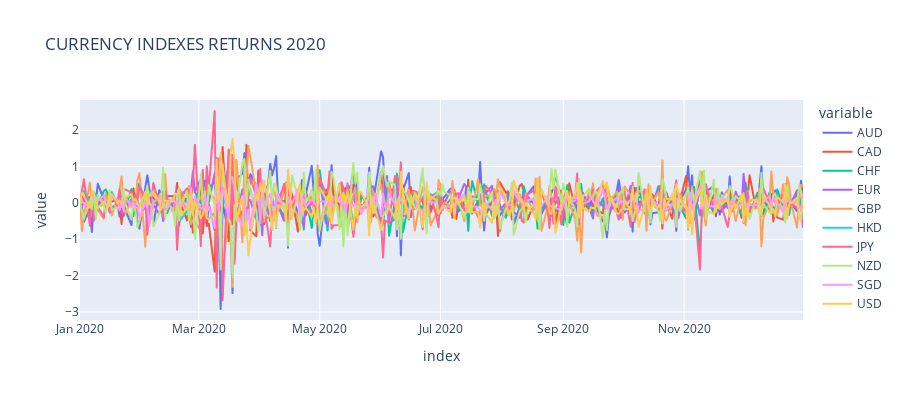
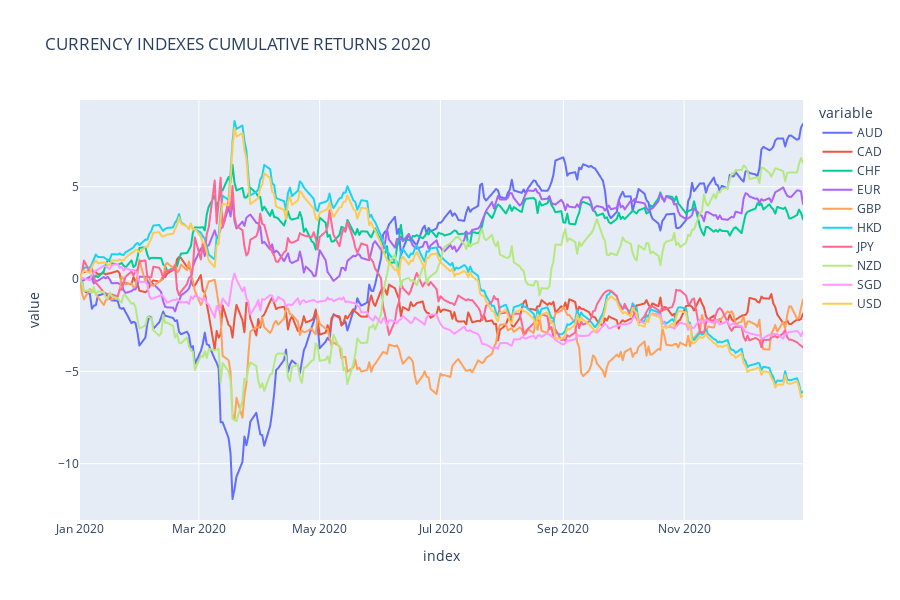
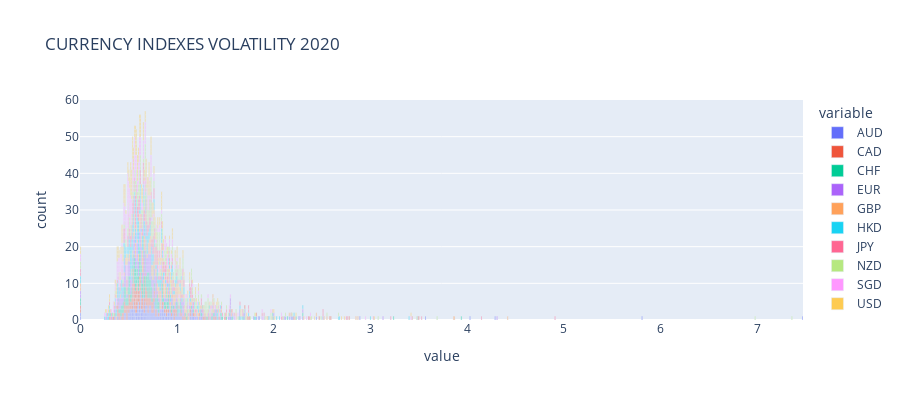
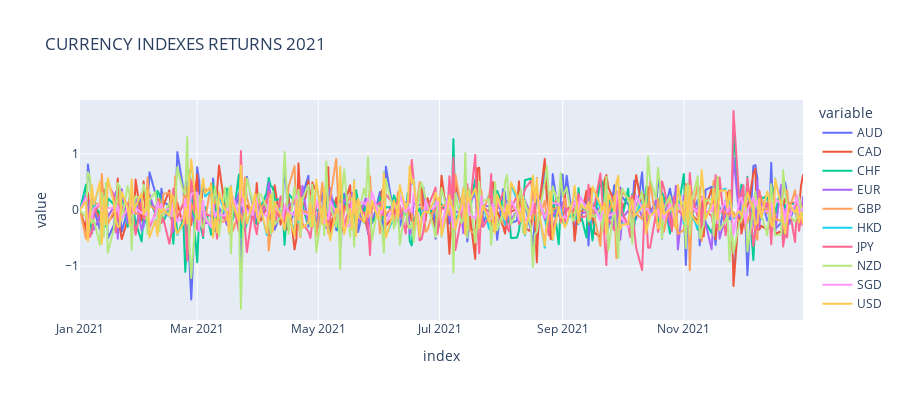

These figures' notebook cell, in order:
### Markdown cell above
1. PREPARING THE DATABASE WITH CURRENCY INDEXES

In order to don't charge to much our pc's RAM we'll create a local database (db) of all the symbols to be analyzed and traded. Each instrument will have it's own csv file and its timeframe folder. It will help later to backtest our model as well.

### Code cell
# 1. PREPARING THE DATABASE WITH CURRENCY INDEXES

# import libraries for the module
from oandapyV20 import API
import oandapyV20.endpoints.instruments as instruments
from datetime import timedelta, date, datetime
from pathlib import Path
from numpy import isnan
import pandas as pd
pd.options.plotting.backend = "plotly"

# Year to start
YEAR = 2020

# Oanda Authentificatiom
token = "37d11dc6e01ec900277bcf70ed296912-60827d532c22d5b1b0d3583a0e9309ef" # YOUR OANDA TOKEN
client = API(access_token=token)

# Instruments universe
symbols = ['AUD_CAD', 'AUD_CHF', 'AUD_HKD', 'AUD_JPY', 'AUD_NZD', 'AUD_SGD', 'AUD_USD',
           'CAD_CHF', 'CAD_HKD', 'CAD_JPY', 'CAD_SGD', 'CHF_HKD', 'CHF_JPY', 'EUR_AUD',
           'EUR_CAD', 'EUR_CHF', 'EUR_GBP', 'EUR_HKD', 'EUR_JPY', 'EUR_NZD', 'EUR_SGD',
           'EUR_USD', 'GBP_AUD', 'GBP_CAD', 'GBP_CHF', 'GBP_HKD', 'GBP_JPY', 'GBP_NZD',
           'GBP_SGD', 'GBP_USD', 'HKD_JPY', 'NZD_CAD', 'NZD_CHF', 'NZD_HKD', 'NZD_JPY',
           'NZD_SGD', 'NZD_USD', 'SGD_CHF', 'SGD_HKD', 'SGD_JPY', 'USD_CAD', 'USD_CHF',
           'USD_HKD', 'USD_JPY', 'USD_SGD']  # 45 FX pairs


def importdb(year, symbols, make_indexes):

    # extract currencies (ccys)
    ccys = []
    if make_indexes:
        for sym in symbols:
            p = sym.split('_')
            if len(p[0]) == 3 and p[0] not in ccys:
                ccys.append(p[0])
            if len(p[1]) == 3 and p[1] not in ccys:
                ccys.append(p[1])
            ccys.sort()

    # prepare dataframe
    def prepdf(year):

        def daterange(date1, date2):
            for n in range(int((date2 - date1).days)+1):
                yield date1 + timedelta(n)

        start_dt = date(year, 1, 1)
        end_dt = date(year, 12, 31)

        dates = []
        weekdays = [5, 6]
        for dt in daterange(start_dt, end_dt):
            if dt.weekday() not in weekdays:
                dates.append(dt.strftime("%Y-%m-%d"))
        symbols.sort()

        return pd.DataFrame(index=dates, columns=symbols)

    # loop years
    more = True
    while more:

        prices = prepdf(year)
        changs = prepdf(year)
        volats = prepdf(year)

        _from = str(year)+'-01-01'
        _to = str(year)+'-12-31'
        # if it's current year
        if year == datetime.today().year:
            _to = str(datetime.today())[0:10]
            prices = prices.truncate(after=_to)
            changs = changs.truncate(after=_to)
            volats = volats.truncate(after=_to)
            more = False

        params = {'granularity': 'D', 'from': _from, 'to': _to}

        # import from oanda
        for sym in symbols:
            r = instruments.InstrumentsCandles(sym, params)
            r = client.request(r)
            for p in r['candles']:
                dtime = datetime.strftime(datetime.strptime(
                    p['time'][0:10], '%Y-%m-%d') + timedelta(days=1), '%Y-%m-%d')
                price = round((float(p['mid']['o']) + float(p['mid']['h']) + float(
                    p['mid']['l']) + float(p['mid']['c'])) / 4, len(p['mid']['c'].split('.')[1]))
                chang = round(
                    (float(p['mid']['c']) / float(p['mid']['o']) - 1) * 100, 2)
                volat = round(
                    (float(p['mid']['h']) / float(p['mid']['l']) - 1) * 100, 2)
                prices[sym][dtime] = price
                changs[sym][dtime] = chang
                volats[sym][dtime] = volat

        # clean nans
        for sym in symbols:
            changs[sym] = changs[sym].fillna(0)
            volats[sym] = volats[sym].fillna(0)
            for i in range(len(prices.index)):
                if isnan(prices[sym][i]):
                    try:
                        prices[sym][i] = prices[sym][i-1]
                    except:
                        prices[sym][i] = prices[sym][i+1]

        # create instruments db
        path = 'bin/db/instruments/'+str(year)+'/'
        Path(path).mkdir(parents=True, exist_ok=True)
        prices.to_csv(path+'prices.csv', index=True)
        changs.to_csv(path+'changs.csv', index=True)
        volats.to_csv(path+'volats.csv', index=True)

        if make_indexes:
            # make currency indices (idx)
            idx_ch = pd.DataFrame(index=prices.index, columns=ccys)
            idx_vo = pd.DataFrame(index=prices.index, columns=ccys)

            for dt in idx_ch.index:
                for ccy in idx_ch.columns:
                    n = 0
                    idx_ch[ccy][dt] = 0
                    idx_vo[ccy][dt] = 0
                    for sym in symbols:
                        if sym[0:3] == ccy:
                            idx_ch[ccy][dt] += changs[sym][dt]
                            idx_vo[ccy][dt] += volats[sym][dt]
                            n += 1
                        elif sym[4:7] == ccy:
                            idx_ch[ccy][dt] -= changs[sym][dt]
                            idx_vo[ccy][dt] += volats[sym][dt]
                            n += 1
                    idx_ch[ccy][dt] = round(idx_ch[ccy][dt] / n, 2)
                    idx_vo[ccy][dt] = round(idx_vo[ccy][dt] / n, 2)

            # create indexes db
            path = 'bin/db/indexes/'+str(year)+'/'
            Path(path).mkdir(parents=True, exist_ok=True)
            idx_ch.to_csv(path+'changs.csv', index=True)
            idx_vo.to_csv(path+'volats.csv', index=True)

            # plotting ccy indexes returns
            plt = idx_ch.plot(x=idx_ch.index, y=idx_ch.columns, height=400, title='CURRENCY INDEXES RETURNS '+str(year))
            plt.show()

            # plotting ccy indexes cumulative returns
            cum_idxs = idx_ch.cumsum()
            plt = cum_idxs.plot(x=idx_ch.index, y=idx_ch.columns, height=600, title='CURRENCY INDEXES CUMULATIVE RETURNS '+str(year))
            plt.show()

            # plotting ccy indexes volatility
            plt = idx_vo.plot.bar(x=idx_vo.index, y=idx_vo.columns, height=400, title='CURRENCY INDEXES VOLATILITY '+str(year))
            plt.show()

        print(year, 'imported!')

        year += 1


importdb( YEAR, symbols, True)
print('\ndb history updated!')


# credits: Quantium Rock

### Figure 1 — Plotly figure (JSON) as saved in the notebook; plotly's stock layout.template omitted (floating-point values rounded to 4 significant figures; data arrays with more than 128 entries replaced by an {"elided": "..."} marker saying what was removed)
{"data": [{"hovertemplate": "variable=AUD<br>index=%{x}<br>value=%{y}<extra></extra>", "legendgroup": "AUD", "line": {"color": "#636efa", "dash": "solid"}, "mode": "lines", "name": "AUD", "showlegend": true, "type": "scattergl", "x": {"elided": "262 str values"}, "xaxis": "x", "y": {"elided": "262 float values"}, "yaxis": "y"}, {"hovertemplate": "variable=CAD<br>index=%{x}<br>value=%{y}<extra></extra>", "legendgroup": "CAD", "line": {"color": "#EF553B", "dash": "solid"}, "mode": "lines", "name": "CAD", "showlegend": true, "type": "scattergl", "x": {"elided": "262 str values"}, "xaxis": "x", "y": {"elided": "262 float values"}, "yaxis": "y"}, {"hovertemplate": "variable=CHF<br>index=%{x}<br>value=%{y}<extra></extra>", "legendgroup": "CHF", "line": {"color": "#00cc96", "dash": "solid"}, "mode": "lines", "name": "CHF", "showlegend": true, "type": "scattergl", "x": {"elided": "262 str values"}, "xaxis": "x", "y": {"elided": "262 float values"}, "yaxis": "y"}, {"hovertemplate": "variable=EUR<br>index=%{x}<br>value=%{y}<extra></extra>", "legendgroup": "EUR", "line": {"color": "#ab63fa", "dash": "solid"}, "mode": "lines", "name": "EUR", "showlegend": true, "type": "scattergl", "x": {"elided": "262 str values"}, "xaxis": "x", "y": {"elided": "262 float values"}, "yaxis": "y"}, {"hovertemplate": "variable=GBP<br>index=%{x}<br>value=%{y}<extra></extra>", "legendgroup": "GBP", "line": {"color": "#FFA15A", "dash": "solid"}, "mode": "lines", "name": "GBP", "showlegend": true, "type": "scattergl", "x": {"elided": "262 str values"}, "xaxis": "x", "y": {"elided": "262 float values"}, "yaxis": "y"}, {"hovertemplate": "variable=HKD<br>index=%{x}<br>value=%{y}<extra></extra>", "legendgroup": "HKD", "line": {"color": "#19d3f3", "dash": "solid"}, "mode": "lines", "name": "HKD", "showlegend": true, "type": "scattergl", "x": {"elided": "262 str values"}, "xaxis": "x", "y": {"elided": "262 float values"}, "yaxis": "y"}, {"hovertemplate": "variable=JPY<br>index=%{x}<br>value=%{y}<extra></extra>", "legendgroup": "JPY", "line": {"color": "#FF6692", "dash": "solid"}, "mode": "lines", "name": "JPY", "showlegend": true, "type": "scattergl", "x": {"elided": "262 str values"}, "xaxis": "x", "y": {"elided": "262 float values"}, "yaxis": "y"}, {"hovertemplate": "variable=NZD<br>index=%{x}<br>value=%{y}<extra></extra>", "legendgroup": "NZD", "line": {"color": "#B6E880", "dash": "solid"}, "mode": "lines", "name": "NZD", "showlegend": true, "type": "scattergl", "x": {"elided": "262 str values"}, "xaxis": "x", "y": {"elided": "262 float values"}, "yaxis": "y"}, {"hovertemplate": "variable=SGD<br>index=%{x}<br>value=%{y}<extra></extra>", "legendgroup": "SGD", "line": {"color": "#FF97FF", "dash": "solid"}, "mode": "lines", "name": "SGD", "showlegend": true, "type": "scattergl", "x": {"elided": "262 str values"}, "xaxis": "x", "y": {"elided": "262 float values"}, "yaxis": "y"}, {"hovertemplate": "variable=USD<br>index=%{x}<br>value=%{y}<extra></extra>", "legendgroup": "USD", "line": {"color": "#FECB52", "dash": "solid"}, "mode": "lines", "name": "USD", "showlegend": true, "type": "scattergl", "x": {"elided": "262 str values"}, "xaxis": "x", "y": {"elided": "262 float values"}, "yaxis": "y"}], "layout": {"height": 400, "legend": {"title": {"text": "variable"}, "tracegroupgap": 0}, "title": {"text": "CURRENCY INDEXES RETURNS 2020"}, "xaxis": {"anchor": "y", "domain": [0, 1], "title": {"text": "index"}}, "yaxis": {"anchor": "x", "domain": [0, 1], "title": {"text": "value"}}}}

### Figure 2 — Plotly figure (JSON) as saved in the notebook; plotly's stock layout.template omitted (floating-point values rounded to 4 significant figures; data arrays with more than 128 entries replaced by an {"elided": "..."} marker saying what was removed)
{"data": [{"hovertemplate": "variable=AUD<br>index=%{x}<br>value=%{y}<extra></extra>", "legendgroup": "AUD", "line": {"color": "#636efa", "dash": "solid"}, "mode": "lines", "name": "AUD", "showlegend": true, "type": "scattergl", "x": {"elided": "262 str values"}, "xaxis": "x", "y": {"elided": "262 float values"}, "yaxis": "y"}, {"hovertemplate": "variable=CAD<br>index=%{x}<br>value=%{y}<extra></extra>", "legendgroup": "CAD", "line": {"color": "#EF553B", "dash": "solid"}, "mode": "lines", "name": "CAD", "showlegend": true, "type": "scattergl", "x": {"elided": "262 str values"}, "xaxis": "x", "y": {"elided": "262 float values"}, "yaxis": "y"}, {"hovertemplate": "variable=CHF<br>index=%{x}<br>value=%{y}<extra></extra>", "legendgroup": "CHF", "line": {"color": "#00cc96", "dash": "solid"}, "mode": "lines", "name": "CHF", "showlegend": true, "type": "scattergl", "x": {"elided": "262 str values"}, "xaxis": "x", "y": {"elided": "262 float values"}, "yaxis": "y"}, {"hovertemplate": "variable=EUR<br>index=%{x}<br>value=%{y}<extra></extra>", "legendgroup": "EUR", "line": {"color": "#ab63fa", "dash": "solid"}, "mode": "lines", "name": "EUR", "showlegend": true, "type": "scattergl", "x": {"elided": "262 str values"}, "xaxis": "x", "y": {"elided": "262 float values"}, "yaxis": "y"}, {"hovertemplate": "variable=GBP<br>index=%{x}<br>value=%{y}<extra></extra>", "legendgroup": "GBP", "line": {"color": "#FFA15A", "dash": "solid"}, "mode": "lines", "name": "GBP", "showlegend": true, "type": "scattergl", "x": {"elided": "262 str values"}, "xaxis": "x", "y": {"elided": "262 float values"}, "yaxis": "y"}, {"hovertemplate": "variable=HKD<br>index=%{x}<br>value=%{y}<extra></extra>", "legendgroup": "HKD", "line": {"color": "#19d3f3", "dash": "solid"}, "mode": "lines", "name": "HKD", "showlegend": true, "type": "scattergl", "x": {"elided": "262 str values"}, "xaxis": "x", "y": {"elided": "262 float values"}, "yaxis": "y"}, {"hovertemplate": "variable=JPY<br>index=%{x}<br>value=%{y}<extra></extra>", "legendgroup": "JPY", "line": {"color": "#FF6692", "dash": "solid"}, "mode": "lines", "name": "JPY", "showlegend": true, "type": "scattergl", "x": {"elided": "262 str values"}, "xaxis": "x", "y": {"elided": "262 float values"}, "yaxis": "y"}, {"hovertemplate": "variable=NZD<br>index=%{x}<br>value=%{y}<extra></extra>", "legendgroup": "NZD", "line": {"color": "#B6E880", "dash": "solid"}, "mode": "lines", "name": "NZD", "showlegend": true, "type": "scattergl", "x": {"elided": "262 str values"}, "xaxis": "x", "y": {"elided": "262 float values"}, "yaxis": "y"}, {"hovertemplate": "variable=SGD<br>index=%{x}<br>value=%{y}<extra></extra>", "legendgroup": "SGD", "line": {"color": "#FF97FF", "dash": "solid"}, "mode": "lines", "name": "SGD", "showlegend": true, "type": "scattergl", "x": {"elided": "262 str values"}, "xaxis": "x", "y": {"elided": "262 float values"}, "yaxis": "y"}, {"hovertemplate": "variable=USD<br>index=%{x}<br>value=%{y}<extra></extra>", "legendgroup": "USD", "line": {"color": "#FECB52", "dash": "solid"}, "mode": "lines", "name": "USD", "showlegend": true, "type": "scattergl", "x": {"elided": "262 str values"}, "xaxis": "x", "y": {"elided": "262 float values"}, "yaxis": "y"}], "layout": {"height": 600, "legend": {"title": {"text": "variable"}, "tracegroupgap": 0}, "title": {"text": "CURRENCY INDEXES CUMULATIVE RETURNS 2020"}, "xaxis": {"anchor": "y", "domain": [0, 1], "title": {"text": "index"}}, "yaxis": {"anchor": "x", "domain": [0, 1], "title": {"text": "value"}}}}

### Figure 3 — Plotly figure (JSON) as saved in the notebook; plotly's stock layout.template omitted (floating-point values rounded to 4 significant figures; data arrays with more than 128 entries replaced by an {"elided": "..."} marker saying what was removed)
{"data": [{"alignmentgroup": "True", "hovertemplate": "variable=AUD<br>value=%{x}<br>count=%{y}<extra></extra>", "legendgroup": "AUD", "marker": {"color": "#636efa"}, "name": "AUD", "offsetgroup": "AUD", "orientation": "v", "showlegend": true, "textposition": "auto", "type": "bar", "x": {"elided": "262 float values"}, "xaxis": "x", "y": {"elided": "262 int values"}, "yaxis": "y"}, {"alignmentgroup": "True", "hovertemplate": "variable=CAD<br>value=%{x}<br>count=%{y}<extra></extra>", "legendgroup": "CAD", "marker": {"color": "#EF553B"}, "name": "CAD", "offsetgroup": "CAD", "orientation": "v", "showlegend": true, "textposition": "auto", "type": "bar", "x": {"elided": "262 float values"}, "xaxis": "x", "y": {"elided": "262 int values"}, "yaxis": "y"}, {"alignmentgroup": "True", "hovertemplate": "variable=CHF<br>value=%{x}<br>count=%{y}<extra></extra>", "legendgroup": "CHF", "marker": {"color": "#00cc96"}, "name": "CHF", "offsetgroup": "CHF", "orientation": "v", "showlegend": true, "textposition": "auto", "type": "bar", "x": {"elided": "262 float values"}, "xaxis": "x", "y": {"elided": "262 int values"}, "yaxis": "y"}, {"alignmentgroup": "True", "hovertemplate": "variable=EUR<br>value=%{x}<br>count=%{y}<extra></extra>", "legendgroup": "EUR", "marker": {"color": "#ab63fa"}, "name": "EUR", "offsetgroup": "EUR", "orientation": "v", "showlegend": true, "textposition": "auto", "type": "bar", "x": {"elided": "262 float values"}, "xaxis": "x", "y": {"elided": "262 int values"}, "yaxis": "y"}, {"alignmentgroup": "True", "hovertemplate": "variable=GBP<br>value=%{x}<br>count=%{y}<extra></extra>", "legendgroup": "GBP", "marker": {"color": "#FFA15A"}, "name": "GBP", "offsetgroup": "GBP", "orientation": "v", "showlegend": true, "textposition": "auto", "type": "bar", "x": {"elided": "262 float values"}, "xaxis": "x", "y": {"elided": "262 int values"}, "yaxis": "y"}, {"alignmentgroup": "True", "hovertemplate": "variable=HKD<br>value=%{x}<br>count=%{y}<extra></extra>", "legendgroup": "HKD", "marker": {"color": "#19d3f3"}, "name": "HKD", "offsetgroup": "HKD", "orientation": "v", "showlegend": true, "textposition": "auto", "type": "bar", "x": {"elided": "262 float values"}, "xaxis": "x", "y": {"elided": "262 int values"}, "yaxis": "y"}, {"alignmentgroup": "True", "hovertemplate": "variable=JPY<br>value=%{x}<br>count=%{y}<extra></extra>", "legendgroup": "JPY", "marker": {"color": "#FF6692"}, "name": "JPY", "offsetgroup": "JPY", "orientation": "v", "showlegend": true, "textposition": "auto", "type": "bar", "x": {"elided": "262 float values"}, "xaxis": "x", "y": {"elided": "262 int values"}, "yaxis": "y"}, {"alignmentgroup": "True", "hovertemplate": "variable=NZD<br>value=%{x}<br>count=%{y}<extra></extra>", "legendgroup": "NZD", "marker": {"color": "#B6E880"}, "name": "NZD", "offsetgroup": "NZD", "orientation": "v", "showlegend": true, "textposition": "auto", "type": "bar", "x": {"elided": "262 float values"}, "xaxis": "x", "y": {"elided": "262 int values"}, "yaxis": "y"}, {"alignmentgroup": "True", "hovertemplate": "variable=SGD<br>value=%{x}<br>count=%{y}<extra></extra>", "legendgroup": "SGD", "marker": {"color": "#FF97FF"}, "name": "SGD", "offsetgroup": "SGD", "orientation": "v", "showlegend": true, "textposition": "auto", "type": "bar", "x": {"elided": "262 float values"}, "xaxis": "x", "y": {"elided": "262 int values"}, "yaxis": "y"}, {"alignmentgroup": "True", "hovertemplate": "variable=USD<br>value=%{x}<br>count=%{y}<extra></extra>", "legendgroup": "USD", "marker": {"color": "#FECB52"}, "name": "USD", "offsetgroup": "USD", "orientation": "v", "showlegend": true, "textposition": "auto", "type": "bar", "x": {"elided": "262 float values"}, "xaxis": "x", "y": {"elided": "262 int values"}, "yaxis": "y"}], "layout": {"barmode": "relative", "height": 400, "legend": {"title": {"text": "variable"}, "tracegroupgap": 0}, "title": {"text": "CURRENCY INDEXES VOLATILITY 2020"}, "xaxis": {"anchor": "y", "domain": [0, 1], "title": {"text": "value"}}, "yaxis": {"anchor": "x", "domain": [0, 1], "title": {"text": "count"}}}}

### Figure 4 — Plotly figure (JSON) as saved in the notebook; plotly's stock layout.template omitted (floating-point values rounded to 4 significant figures; data arrays with more than 128 entries replaced by an {"elided": "..."} marker saying what was removed)
{"data": [{"hovertemplate": "variable=AUD<br>index=%{x}<br>value=%{y}<extra></extra>", "legendgroup": "AUD", "line": {"color": "#636efa", "dash": "solid"}, "mode": "lines", "name": "AUD", "showlegend": true, "type": "scattergl", "x": {"elided": "261 str values"}, "xaxis": "x", "y": {"elided": "261 float values"}, "yaxis": "y"}, {"hovertemplate": "variable=CAD<br>index=%{x}<br>value=%{y}<extra></extra>", "legendgroup": "CAD", "line": {"color": "#EF553B", "dash": "solid"}, "mode": "lines", "name": "CAD", "showlegend": true, "type": "scattergl", "x": {"elided": "261 str values"}, "xaxis": "x", "y": {"elided": "261 float values"}, "yaxis": "y"}, {"hovertemplate": "variable=CHF<br>index=%{x}<br>value=%{y}<extra></extra>", "legendgroup": "CHF", "line": {"color": "#00cc96", "dash": "solid"}, "mode": "lines", "name": "CHF", "showlegend": true, "type": "scattergl", "x": {"elided": "261 str values"}, "xaxis": "x", "y": {"elided": "261 float values"}, "yaxis": "y"}, {"hovertemplate": "variable=EUR<br>index=%{x}<br>value=%{y}<extra></extra>", "legendgroup": "EUR", "line": {"color": "#ab63fa", "dash": "solid"}, "mode": "lines", "name": "EUR", "showlegend": true, "type": "scattergl", "x": {"elided": "261 str values"}, "xaxis": "x", "y": {"elided": "261 float values"}, "yaxis": "y"}, {"hovertemplate": "variable=GBP<br>index=%{x}<br>value=%{y}<extra></extra>", "legendgroup": "GBP", "line": {"color": "#FFA15A", "dash": "solid"}, "mode": "lines", "name": "GBP", "showlegend": true, "type": "scattergl", "x": {"elided": "261 str values"}, "xaxis": "x", "y": {"elided": "261 float values"}, "yaxis": "y"}, {"hovertemplate": "variable=HKD<br>index=%{x}<br>value=%{y}<extra></extra>", "legendgroup": "HKD", "line": {"color": "#19d3f3", "dash": "solid"}, "mode": "lines", "name": "HKD", "showlegend": true, "type": "scattergl", "x": {"elided": "261 str values"}, "xaxis": "x", "y": {"elided": "261 float values"}, "yaxis": "y"}, {"hovertemplate": "variable=JPY<br>index=%{x}<br>value=%{y}<extra></extra>", "legendgroup": "JPY", "line": {"color": "#FF6692", "dash": "solid"}, "mode": "lines", "name": "JPY", "showlegend": true, "type": "scattergl", "x": {"elided": "261 str values"}, "xaxis": "x", "y": {"elided": "261 float values"}, "yaxis": "y"}, {"hovertemplate": "variable=NZD<br>index=%{x}<br>value=%{y}<extra></extra>", "legendgroup": "NZD", "line": {"color": "#B6E880", "dash": "solid"}, "mode": "lines", "name": "NZD", "showlegend": true, "type": "scattergl", "x": {"elided": "261 str values"}, "xaxis": "x", "y": {"elided": "261 float values"}, "yaxis": "y"}, {"hovertemplate": "variable=SGD<br>index=%{x}<br>value=%{y}<extra></extra>", "legendgroup": "SGD", "line": {"color": "#FF97FF", "dash": "solid"}, "mode": "lines", "name": "SGD", "showlegend": true, "type": "scattergl", "x": {"elided": "261 str values"}, "xaxis": "x", "y": {"elided": "261 float values"}, "yaxis": "y"}, {"hovertemplate": "variable=USD<br>index=%{x}<br>value=%{y}<extra></extra>", "legendgroup": "USD", "line": {"color": "#FECB52", "dash": "solid"}, "mode": "lines", "name": "USD", "showlegend": true, "type": "scattergl", "x": {"elided": "261 str values"}, "xaxis": "x", "y": {"elided": "261 float values"}, "yaxis": "y"}], "layout": {"height": 400, "legend": {"title": {"text": "variable"}, "tracegroupgap": 0}, "title": {"text": "CURRENCY INDEXES RETURNS 2021"}, "xaxis": {"anchor": "y", "domain": [0, 1], "title": {"text": "index"}}, "yaxis": {"anchor": "x", "domain": [0, 1], "title": {"text": "value"}}}}
